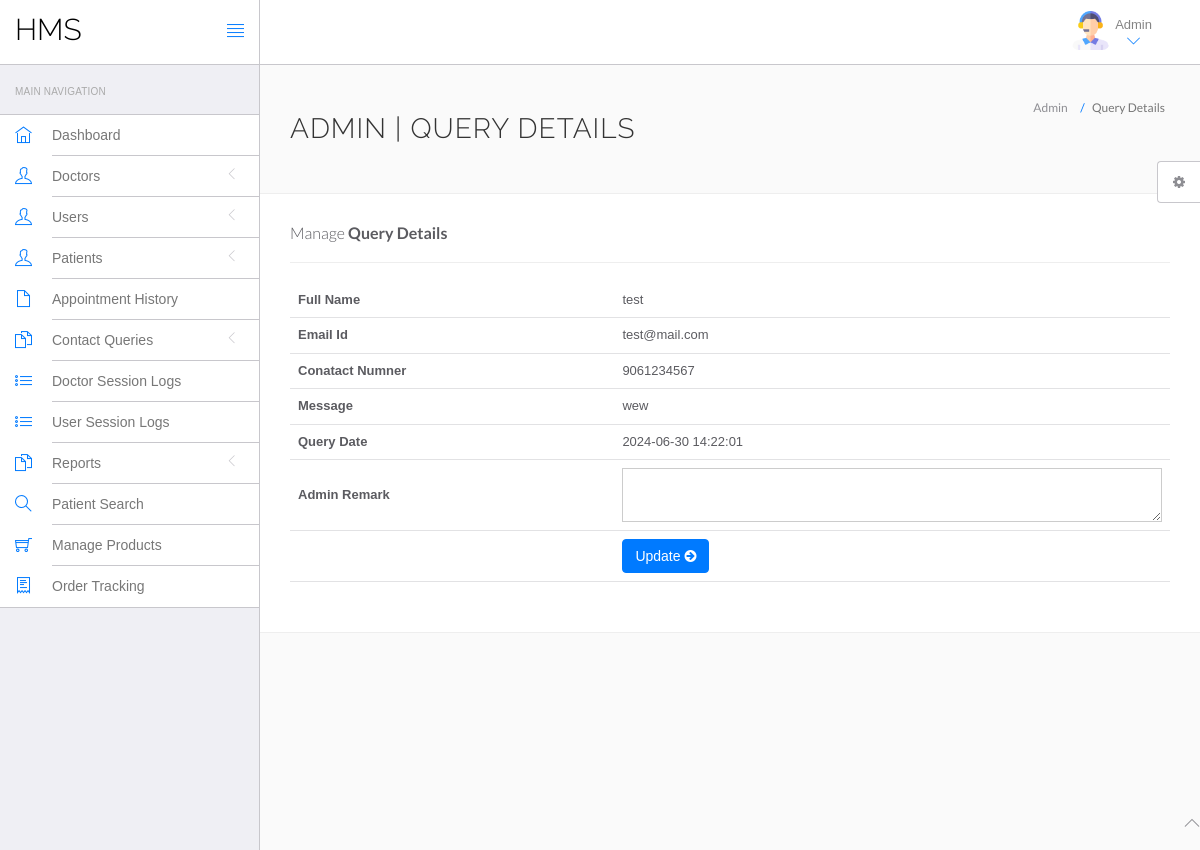
The app's page /hms/admin/query-details.php?id=113 (signed in) with its own data.
### tables this page shows
CREATE TABLE `contact` (
  `id` int(11) NOT NULL,
  `fullname` varchar(255) DEFAULT NULL,
  `email` varchar(255) DEFAULT NULL,
  `contactno` bigint(12) DEFAULT NULL,
  `message` mediumtext DEFAULT NULL,
  `image` varchar(255) DEFAULT NULL,
  `PostingDate` timestamp NULL DEFAULT current_timestamp(),
  `AdminRemark` mediumtext DEFAULT NULL,
  `LastupdationDate` timestamp NULL DEFAULT NULL ON UPDATE current_timestamp(),
  `IsRead` int(11) DEFAULT NULL
);

### hms/admin/query-details.php (the view, shortened to what this page needs)
<?php
include('include/config.php');
if(strlen($_SESSION['id']==0)) {
 header('location:logout.php');
  } else{
?>
<!DOCTYPE html>
<html lang="en">
<head>
	<link rel="stylesheet" href="vendor/bootstrap/css/bootstrap.min.css">
	<link rel="stylesheet" href="vendor/fontawesome/css/font-awesome.min.css">
	<link rel="stylesheet" href="vendor/themify-icons/themify-icons.min.css">
	<link href="vendor/animate.css/animate.min.css" rel="stylesheet" media="screen">
	<link href="vendor/perfect-scrollbar/perfect-scrollbar.min.css" rel="stylesheet" media="screen">
	<link href="vendor/switchery/switchery.min.css" rel="stylesheet" media="screen">
	<link href="vendor/bootstrap-touchspin/jquery.bootstrap-touchspin.min.css" rel="stylesheet" media="screen">
	<link href="vendor/select2/select2.min.css" rel="stylesheet" media="screen">
	<link href="vendor/bootstrap-datepicker/bootstrap-datepicker3.standalone.min.css" rel="stylesheet" media="screen">
	<link href="vendor/bootstrap-timepicker/bootstrap-timepicker.min.css" rel="stylesheet" media="screen">
	<link rel="stylesheet" href="assets/css/styles.css">
	<link rel="stylesheet" href="assets/css/plugins.css">
	<link rel="stylesheet" href="assets/css/themes/theme-1.css" id="skin_color" />
</head>
<body>
	<div id="app">
		<?php include('include/sidebar.php');?>
		<div class="app-content">
			<?php include('include/header.php');?>
			<div class="main-content">
				<div class="wrap-content container" id="container">
					<section id="page-title">
						<div class="row">
							<div class="col-sm-8">
								<h1 class="mainTitle">Admin | Query Details</h1>
							</div>
							<ol class="breadcrumb">
								<li>
									<span>Admin</span>
								</li>
								<li class="active">
									<span>Query Details</span>
								</li>
							</ol>
						</div>
					</section>
					<div class="container-fluid container-fullw bg-white">
						<div class="row">
							<div class="col-md-12">
								<h5 class="over-title margin-bottom-15">Manage <span class="text-bold">Query
										Details</span></h5>
								<hr />
								<table class="table table-hover" id="sample-table-1">
									<tbody>
										<?php
$qid=intval($_GET['id']);
$sql=mysqli_query($con,"select * from contact where id='$qid'");
while($row=mysqli_fetch_array($sql))
{
?>
										<tr>
											<th>Full Name</th>
											<td><?php echo $row['fullname'];?></td>
										</tr>
										<tr>
											<th>Email Id</th>
											<td><?php echo $row['email'];?></td>
										</tr>
										<tr>
											<th>Conatact Numner</th>
											<td><?php echo $row['contactno'];?></td>
										</tr>
										<tr>
											<th>Message</th>
											<td><?php echo $row['message'];?></td>
										</tr>
										<tr>
											<th>Query Date</th>
											<td><?php echo $row['PostingDate'];?></td>
										</tr>
										<?php if($row['AdminRemark']==""){?>
										<form name="query" method="post">
											<tr>
												<th>Admin Remark</th>
												<td><textarea name="adminremark" class="form-control"
														required="true"></textarea></td>
											</tr>
											<tr>
												<td>&nbsp;</td>
												<td>
													<button type="submit" class="btn btn-primary pull-left"
														name="update">
														Update <i class="fa fa-arrow-circle-right"></i>
													</button>
												</td>
											</tr>
										</form>
										<?php
											 }} ?>
									</tbody>
								</table>
							</div>
						</div>
					</div>
				</div>
			</div>
		</div>
	</div>
	<?php include('include/footer.php');?>
	<?php include('include/setting.php');?>
</body>
</html>
<?php } ?>

### hms/admin/assets/css/themes/theme-1.css (style rules this page uses)
body { background: #FAFAFA; }

### records on screen
contact: fullname "test", email "test@mail.com", contactno "9061234567", message "wew", PostingDate "2024-06-30 14:22:01"
